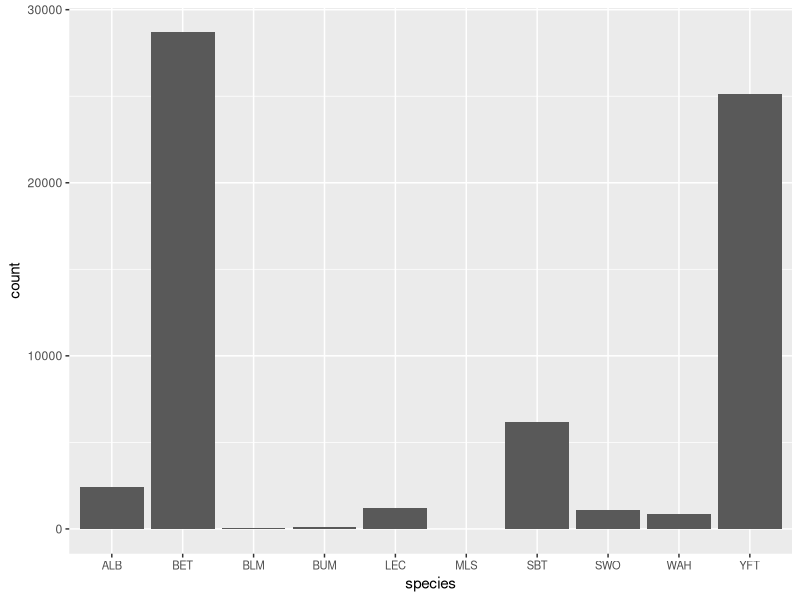
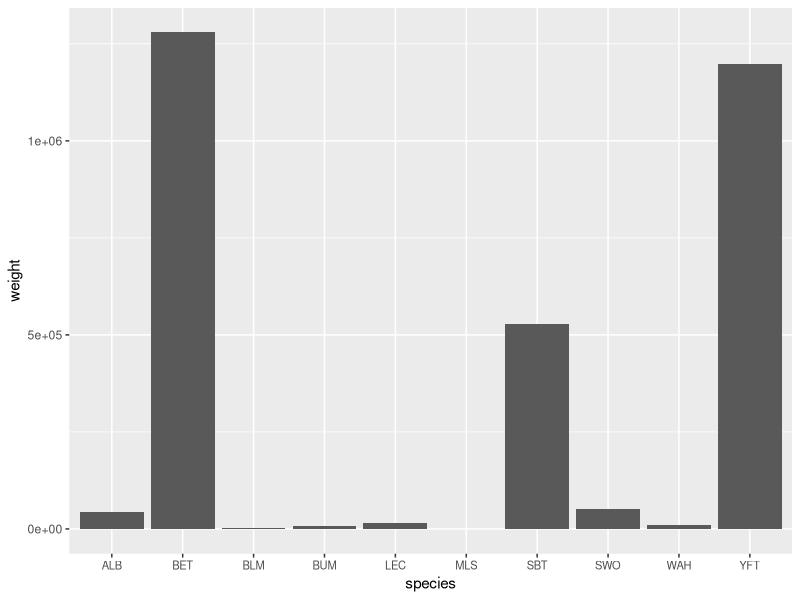
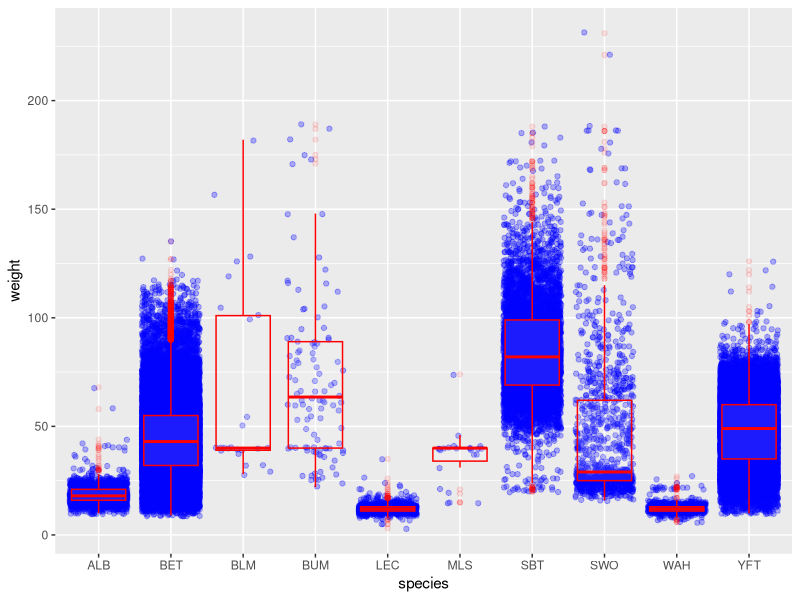

Reproduce these figures in R, in order.
#install and load the gridExtra and tidyverse library
install.packages("gridExtra")
install.packages("ggpubr")
library(gridExtra)
library(tidyverse)
library("ggpubr")

#load the data
benoa <- read.csv("data/landing_data.csv")

#fig.1. the composition of species landed in benoa fishing port 2016
ggplot(data = benoa) + geom_bar(mapping = aes(x = species)) + 
  theme(axis.text.x = element_text(size = 8, angle = 0))

#fig.2. the total weight of each species landed in benoa fishing port 2016
weigth_total <- aggregate(benoa["weight"], benoa["species"], FUN = sum)
ggplot(weigth_total, aes(x = species, y = weight)) + 
  geom_bar(stat = "identity") + theme(axis.text.x = element_text(size = 8, angle = 0))

#fig.3. the distribution of weigth within each species
ggplot(data = benoa, aes(x = species, y = weight)) + geom_jitter(alpha = 0.3, color = "blue") + 
  geom_boxplot(alpha = 0.1, color = "red")

